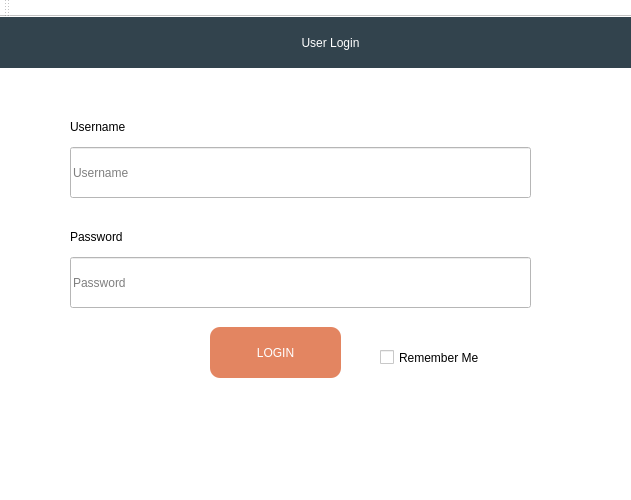
<?xml version="1.0" encoding="UTF-8"?>
<ui version="4.0">
 <class>MainWindow</class>
 <widget class="QMainWindow" name="MainWindow">
  <property name="geometry">
   <rect>
    <x>0</x>
    <y>0</y>
    <width>631</width>
    <height>500</height>
   </rect>
  </property>
  <property name="minimumSize">
   <size>
    <width>631</width>
    <height>500</height>
   </size>
  </property>
  <property name="maximumSize">
   <size>
    <width>631</width>
    <height>500</height>
   </size>
  </property>
  <property name="windowTitle">
   <string>MainWindow</string>
  </property>
  <property name="autoFillBackground">
   <bool>false</bool>
  </property>
  <property name="styleSheet">
   <string notr="true">background-color: rgb(255, 255, 255);</string>
  </property>
  <widget class="QWidget" name="centralWidget">
   <widget class="QLabel" name="label">
    <property name="geometry">
     <rect>
      <x>-30</x>
      <y>-10</y>
      <width>761</width>
      <height>61</height>
     </rect>
    </property>
    <property name="autoFillBackground">
     <bool>false</bool>
    </property>
    <property name="styleSheet">
     <string notr="true">background-color: rgb(50, 67, 77);</string>
    </property>
    <property name="text">
     <string/>
    </property>
   </widget>
   <widget class="QLabel" name="label_2">
    <property name="geometry">
     <rect>
      <x>260</x>
      <y>10</y>
      <width>141</width>
      <height>31</height>
     </rect>
    </property>
    <property name="styleSheet">
     <string notr="true">color: rgb(255, 255, 255);
background-color: rgb(50, 67, 77);
font: 75 18pt &quot;MS Sans Serif&quot;;
</string>
    </property>
    <property name="text">
     <string>User Login</string>
    </property>
    <property name="alignment">
     <set>Qt::AlignCenter</set>
    </property>
   </widget>
   <widget class="QLabel" name="label_3">
    <property name="geometry">
     <rect>
      <x>220</x>
      <y>10</y>
      <width>41</width>
      <height>31</height>
     </rect>
    </property>
    <property name="styleSheet">
     <string notr="true">background-color: rgb(50, 67, 77);</string>
    </property>
    <property name="text">
     <string/>
    </property>
    <property name="pixmap">
     <pixmap>../../Desktop/Project files/Login page/NEW.png</pixmap>
    </property>
    <property name="scaledContents">
     <bool>true</bool>
    </property>
   </widget>
   <widget class="QLabel" name="label_4">
    <property name="geometry">
     <rect>
      <x>70</x>
      <y>90</y>
      <width>161</width>
      <height>41</height>
     </rect>
    </property>
    <property name="styleSheet">
     <string notr="true">font: 20pt &quot;MS Shell Dlg 2&quot;;</string>
    </property>
    <property name="text">
     <string>&lt;html&gt;&lt;head/&gt;&lt;body&gt;&lt;p&gt;Username&lt;/p&gt;&lt;/body&gt;&lt;/html&gt;</string>
    </property>
   </widget>
   <widget class="QLineEdit" name="lineEdit">
    <property name="geometry">
     <rect>
      <x>70</x>
      <y>130</y>
      <width>461</width>
      <height>51</height>
     </rect>
    </property>
    <property name="styleSheet">
     <string notr="true">font: 15pt &quot;MS Sans Serif&quot;;</string>
    </property>
    <property name="text">
     <string/>
    </property>
    <property name="placeholderText">
     <string>Username</string>
    </property>
   </widget>
   <widget class="QLabel" name="label_5">
    <property name="geometry">
     <rect>
      <x>70</x>
      <y>200</y>
      <width>161</width>
      <height>41</height>
     </rect>
    </property>
    <property name="styleSheet">
     <string notr="true">font: 20pt &quot;MS Shell Dlg 2&quot;;</string>
    </property>
    <property name="text">
     <string>&lt;html&gt;&lt;head/&gt;&lt;body&gt;&lt;p&gt;Password&lt;/p&gt;&lt;/body&gt;&lt;/html&gt;</string>
    </property>
   </widget>
   <widget class="QLineEdit" name="lineEdit_2">
    <property name="geometry">
     <rect>
      <x>70</x>
      <y>240</y>
      <width>461</width>
      <height>51</height>
     </rect>
    </property>
    <property name="styleSheet">
     <string notr="true">font: 15pt &quot;MS Sans Serif&quot;;</string>
    </property>
    <property name="text">
     <string/>
    </property>
    <property name="placeholderText">
     <string>Password</string>
    </property>
   </widget>
   <widget class="QLabel" name="label_6">
    <property name="geometry">
     <rect>
      <x>480</x>
      <y>140</y>
      <width>31</width>
      <height>31</height>
     </rect>
    </property>
    <property name="text">
     <string/>
    </property>
    <property name="pixmap">
     <pixmap>../../Desktop/Project files/Login page/username.png</pixmap>
    </property>
    <property name="scaledContents">
     <bool>true</bool>
    </property>
   </widget>
   <widget class="QLabel" name="label_7">
    <property name="geometry">
     <rect>
      <x>480</x>
      <y>250</y>
      <width>31</width>
      <height>31</height>
     </rect>
    </property>
    <property name="text">
     <string/>
    </property>
    <property name="pixmap">
     <pixmap>../../Desktop/Project files/Login page/password.png</pixmap>
    </property>
    <property name="scaledContents">
     <bool>true</bool>
    </property>
   </widget>
   <widget class="QCheckBox" name="checkBox">
    <property name="geometry">
     <rect>
      <x>380</x>
      <y>320</y>
      <width>131</width>
      <height>41</height>
     </rect>
    </property>
    <property name="styleSheet">
     <string notr="true">font: 10pt &quot;MS Sans Serif&quot;;</string>
    </property>
    <property name="text">
     <string>Remember Me</string>
    </property>
   </widget>
   <widget class="QPushButton" name="pushButton">
    <property name="geometry">
     <rect>
      <x>210</x>
      <y>310</y>
      <width>131</width>
      <height>51</height>
     </rect>
    </property>
    <property name="autoFillBackground">
     <bool>false</bool>
    </property>
    <property name="styleSheet">
     <string notr="true">font: 75 14pt &quot;MS Sans Serif&quot;;
color: rgb(255, 255, 255);
border: 5px;
background-color: rgb(227, 133, 97);
border-radius: 10px;


</string>
    </property>
    <property name="text">
     <string>LOGIN</string>
    </property>
    <property name="icon">
     <iconset>
      <normaloff>../../Desktop/Project files/Login page/Login.png</normaloff>../../Desktop/Project files/Login page/Login.png</iconset>
    </property>
    <property name="iconSize">
     <size>
      <width>20</width>
      <height>20</height>
     </size>
    </property>
   </widget>
  </widget>
  <widget class="QToolBar" name="mainToolBar">
   <attribute name="toolBarArea">
    <enum>TopToolBarArea</enum>
   </attribute>
   <attribute name="toolBarBreak">
    <bool>false</bool>
   </attribute>
  </widget>
  <widget class="QStatusBar" name="statusBar"/>
 </widget>
 <layoutdefault spacing="6" margin="11"/>
 <resources/>
 <connections/>
</ui>
